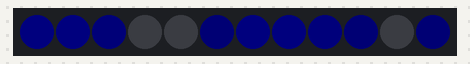
Bench run of a sketch on a simulated ATtiny85, built with avr-gcc and run on an emulated ATtiny85. On the bench: 12 RGB LEDs in strip order, left to right. Dim RGB values are drawn brighter than linear.

Above: at 0.11 s.
At 5.07 s:
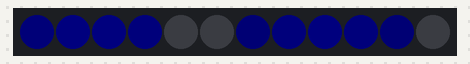
At 10.02 s:
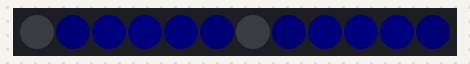
At 19.94 s:
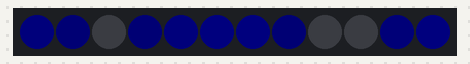
At 29.86 s:
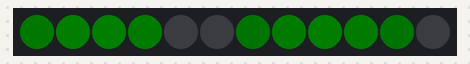
At 39.77 s:
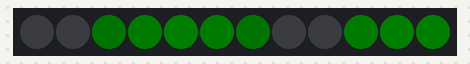

The sketch:

BouleNoel2024A01.ino
```cpp
  // BouleNoel2024A01
  // RuningLight Bleu, Vert, Rouge
  // ATtiny85
  // Ring 12 LEDs
  // claude.dufourmont@laposte.net
  // https://www.youtube.com/c/ClaudeDufourmont
  // https://github.com/claudiusmarius

  #include <Adafruit_NeoPixel.h>
  #define PIN 0
  #define NUMPIXELS 12
  #define BRIGHTNESS 4

  Adafruit_NeoPixel pixels(NUMPIXELS, PIN, NEO_GRB + NEO_KHZ800);

  void setup()
  {
  pixels.begin();      // Initialiser les NeoPixels
  pixels.setBrightness (BRIGHTNESS);
  pixels.show();       // Éteint tous les pixels au démarrage
  }

  void loop()
  {
  RunningLights(0,0,255, 200);
  RunningLights(0,255,0, 200);
  RunningLights(255,0,0, 200);
  }

  void showStrip()
  {
  pixels.show();
  }

  void setPixel(int Pixel, byte red, byte green, byte blue)
  {
  pixels.setPixelColor(Pixel, pixels.Color(red, green, blue));
  }

  void setAll(byte red, byte green, byte blue)
  {
  for(int i = 0; i < NUMPIXELS; i++ )
  {
  setPixel(i, red, green, blue);
  }
  showStrip();
  }

  void RunningLights(byte red, byte green, byte blue, int WaveDelay)
  {
  int Position=0;

  //for(int j=0; j<NUMPIXELS*2; j++)
  for(int j=0; j<NUMPIXELS*10; j++)
  {
  Position++; // = 0; //Position + Rate;
  for(int i=0; i<NUMPIXELS; i++)
  {
  // sine wave, 3 offset waves make a rainbow!
  //float level = sin(i+Position) * 127 + 128;
  //setPixel(i,level,0,0);
  //float level = sin(i+Position) * 127 + 128;
  setPixel(i,((sin(i+Position) * 127 + 128)/255)*red,((sin(i+Position) * 127 + 128)/255)*green,((sin(i+Position) * 127 + 128)/255)*blue);
  }
  showStrip();
  delay(WaveDelay);
  }
  }
```
